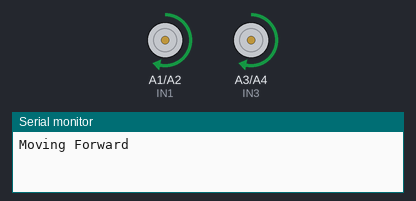
The sketch below on a simulated Arduino Uno, built with avr-gcc and run on an emulated ATmega328P. Shown: motor-driver pin pairs drawn as motors (green arrow = first pin HIGH = forward, orange = second pin HIGH = backward, longer = more drive, scaled by the enable pin), the last lines printed to the serial monitor.

Above: at 1.0 s.
At 3.0 s:
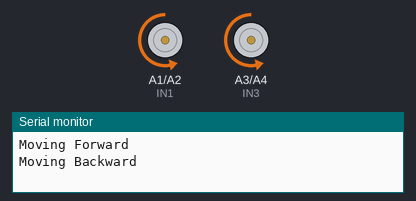
Timing chart, 0 to 5.2 s (numbered marks = the images above):
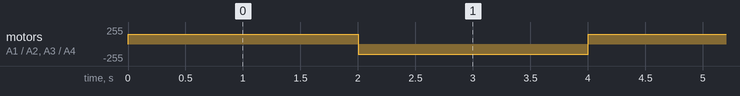

The sketch:

Motor_testing_.ino
```cpp
// Motor driver control pins
#define IN1 A1
#define IN2 A2
#define IN3 A3
#define IN4 A4
#define ENA 5
#define ENB 6

void setup()
{
    //Setup for Motor Driver
    pinMode(IN1, OUTPUT);
    pinMode(IN2, OUTPUT);
    pinMode(IN3, OUTPUT);
    pinMode(IN4, OUTPUT);
    pinMode(ENA, OUTPUT);
    pinMode(ENB, OUTPUT);

    Serial.begin(9600);

}

void loop()
{
    forward();
    delay(2000);

    backward();
    delay(2000);

}

void forward()
{
    Serial.println("Moving Forward");
    // Move Motor A forward at medium speed
    digitalWrite(IN1, HIGH);
    digitalWrite(IN2, LOW);
    analogWrite(ENA, 150);
    // Move Motor B forward at medium speed
    digitalWrite(IN3, HIGH);
    digitalWrite(IN4, LOW);
    analogWrite(ENB, 150);

}

void backward()
{
    Serial.println("Moving Backward");
    // Move Motor A forward at medium speed
    digitalWrite(IN1, LOW);
    digitalWrite(IN2, HIGH);
    analogWrite(ENA, 150);
    // Move Motor B forward at medium speed
    digitalWrite(IN3, LOW);
    digitalWrite(IN4, HIGH);
    analogWrite(ENB, 150);
}
```

Measured:
- by itself, motor on A1 (IN1) / A2 (IN2), motor on A3 (IN3) / A4 (IN4): alternates forward 150/255 for 2.0 s and backward 150/255 for 2.0 s
